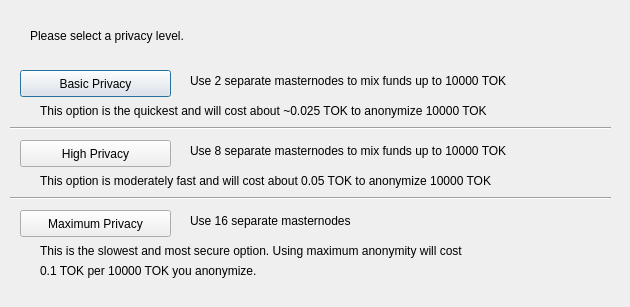
<?xml version="1.0" encoding="UTF-8"?>
<ui version="4.0">
 <class>ObfuscationConfig</class>
 <widget class="QDialog" name="ObfuscationConfig">
  <property name="geometry">
   <rect>
    <x>0</x>
    <y>0</y>
    <width>630</width>
    <height>307</height>
   </rect>
  </property>
  <property name="windowTitle">
   <string>Configure Obfuscation</string>
  </property>
  <widget class="QPushButton" name="buttonBasic">
   <property name="geometry">
    <rect>
     <x>20</x>
     <y>70</y>
     <width>151</width>
     <height>27</height>
    </rect>
   </property>
   <property name="text">
    <string>Basic Privacy</string>
   </property>
  </widget>
  <widget class="QPushButton" name="buttonHigh">
   <property name="geometry">
    <rect>
     <x>20</x>
     <y>140</y>
     <width>151</width>
     <height>27</height>
    </rect>
   </property>
   <property name="text">
    <string>High Privacy</string>
   </property>
  </widget>
  <widget class="QPushButton" name="buttonMax">
   <property name="geometry">
    <rect>
     <x>20</x>
     <y>210</y>
     <width>151</width>
     <height>27</height>
    </rect>
   </property>
   <property name="text">
    <string>Maximum Privacy</string>
   </property>
  </widget>
  <widget class="QLabel" name="label">
   <property name="geometry">
    <rect>
     <x>30</x>
     <y>20</y>
     <width>571</width>
     <height>31</height>
    </rect>
   </property>
   <property name="text">
    <string>Please select a privacy level.</string>
   </property>
  </widget>
  <widget class="QLabel" name="label_2">
   <property name="geometry">
    <rect>
     <x>190</x>
     <y>70</y>
     <width>421</width>
     <height>21</height>
    </rect>
   </property>
   <property name="text">
    <string>Use 2 separate masternodes to mix funds up to 10000 TOK</string>
   </property>
  </widget>
  <widget class="QLabel" name="label_3">
   <property name="geometry">
    <rect>
     <x>190</x>
     <y>140</y>
     <width>411</width>
     <height>21</height>
    </rect>
   </property>
   <property name="text">
    <string>Use 8 separate masternodes to mix funds up to 10000 TOK</string>
   </property>
  </widget>
  <widget class="QLabel" name="label_4">
   <property name="geometry">
    <rect>
     <x>190</x>
     <y>210</y>
     <width>421</width>
     <height>21</height>
    </rect>
   </property>
   <property name="text">
    <string>Use 16 separate masternodes</string>
   </property>
  </widget>
  <widget class="QLabel" name="label_6">
   <property name="geometry">
    <rect>
     <x>40</x>
     <y>100</y>
     <width>561</width>
     <height>21</height>
    </rect>
   </property>
   <property name="text">
    <string>This option is the quickest and will cost about ~0.025 TOK to anonymize 10000 TOK</string>
   </property>
  </widget>
  <widget class="QLabel" name="label_7">
   <property name="geometry">
    <rect>
     <x>40</x>
     <y>170</y>
     <width>561</width>
     <height>21</height>
    </rect>
   </property>
   <property name="text">
    <string>This option is moderately fast and will cost about 0.05 TOK to anonymize 10000 TOK</string>
   </property>
  </widget>
  <widget class="QLabel" name="label_8">
   <property name="geometry">
    <rect>
     <x>40</x>
     <y>240</y>
     <width>561</width>
     <height>21</height>
    </rect>
   </property>
   <property name="text">
    <string>This is the slowest and most secure option. Using maximum anonymity will cost</string>
   </property>
  </widget>
  <widget class="QLabel" name="label_9">
   <property name="geometry">
    <rect>
     <x>40</x>
     <y>260</y>
     <width>561</width>
     <height>21</height>
    </rect>
   </property>
   <property name="text">
    <string>0.1 TOK per 10000 TOK you anonymize.</string>
   </property>
  </widget>
  <widget class="Line" name="line">
   <property name="geometry">
    <rect>
     <x>10</x>
     <y>120</y>
     <width>601</width>
     <height>16</height>
    </rect>
   </property>
   <property name="orientation">
    <enum>Qt::Horizontal</enum>
   </property>
  </widget>
  <widget class="Line" name="line_2">
   <property name="geometry">
    <rect>
     <x>10</x>
     <y>190</y>
     <width>601</width>
     <height>16</height>
    </rect>
   </property>
   <property name="orientation">
    <enum>Qt::Horizontal</enum>
   </property>
  </widget>
 </widget>
 <resources/>
 <connections/>
</ui>
